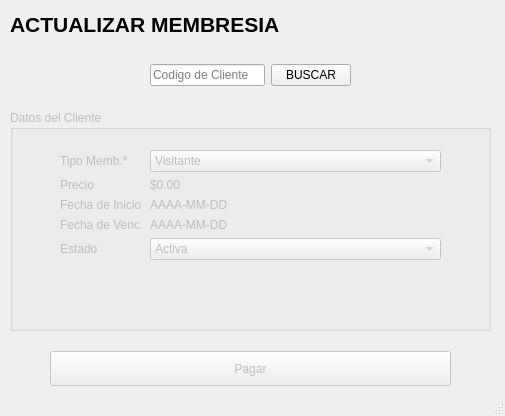
<?xml version="1.0" encoding="UTF-8"?>
<ui version="4.0">
 <class>MainWindow</class>
 <widget class="QMainWindow" name="MainWindow">
  <property name="geometry">
   <rect>
    <x>0</x>
    <y>0</y>
    <width>505</width>
    <height>416</height>
   </rect>
  </property>
  <property name="windowTitle">
   <string>ACTUALIZAR MEMBRESIA DE CLIENTE</string>
  </property>
  <widget class="QWidget" name="centralwidget">
   <widget class="QLabel" name="lblTitulo">
    <property name="geometry">
     <rect>
      <x>10</x>
      <y>10</y>
      <width>482</width>
      <height>28</height>
     </rect>
    </property>
    <property name="font">
     <font>
      <pointsize>16</pointsize>
      <bold>true</bold>
     </font>
    </property>
    <property name="text">
     <string>ACTUALIZAR MEMBRESIA</string>
    </property>
   </widget>
   <widget class="QWidget" name="horizontalLayoutWidget">
    <property name="geometry">
     <rect>
      <x>150</x>
      <y>60</y>
      <width>201</width>
      <height>31</height>
     </rect>
    </property>
    <layout class="QHBoxLayout" name="horizontalLayout">
     <item>
      <widget class="QLineEdit" name="le_codigoCliente">
       <property name="placeholderText">
        <string>Codigo de Cliente</string>
       </property>
      </widget>
     </item>
     <item>
      <widget class="QPushButton" name="pb_pagar">
       <property name="text">
        <string>BUSCAR</string>
       </property>
      </widget>
     </item>
    </layout>
   </widget>
   <widget class="QGroupBox" name="groupBox">
    <property name="enabled">
     <bool>false</bool>
    </property>
    <property name="geometry">
     <rect>
      <x>10</x>
      <y>110</y>
      <width>481</width>
      <height>221</height>
     </rect>
    </property>
    <property name="title">
     <string>Datos del Cliente</string>
    </property>
    <widget class="QWidget" name="formLayoutWidget">
     <property name="geometry">
      <rect>
       <x>50</x>
       <y>40</y>
       <width>381</width>
       <height>161</height>
      </rect>
     </property>
     <layout class="QFormLayout" name="formLayout">
      <item row="1" column="0">
       <widget class="QLabel" name="lblApellidoPA">
        <property name="text">
         <string>Precio</string>
        </property>
       </widget>
      </item>
      <item row="2" column="0">
       <widget class="QLabel" name="lblApellidoMA">
        <property name="text">
         <string>Fecha de Inicio</string>
        </property>
       </widget>
      </item>
      <item row="3" column="0">
       <widget class="QLabel" name="label_3">
        <property name="text">
         <string>Fecha de Venc.</string>
        </property>
       </widget>
      </item>
      <item row="4" column="0">
       <widget class="QLabel" name="label_4">
        <property name="text">
         <string>Estado</string>
        </property>
       </widget>
      </item>
      <item row="0" column="0">
       <widget class="QLabel" name="label_2">
        <property name="text">
         <string>Tipo Memb.* </string>
        </property>
       </widget>
      </item>
      <item row="0" column="1">
       <widget class="QComboBox" name="cb_tipoMemb">
        <item>
         <property name="text">
          <string>Visitante</string>
         </property>
        </item>
        <item>
         <property name="text">
          <string>Semanal</string>
         </property>
        </item>
        <item>
         <property name="text">
          <string>Mensual</string>
         </property>
        </item>
        <item>
         <property name="text">
          <string>Anual</string>
         </property>
        </item>
       </widget>
      </item>
      <item row="1" column="1">
       <widget class="QLabel" name="lb_precioValue">
        <property name="text">
         <string>$0.00</string>
        </property>
       </widget>
      </item>
      <item row="2" column="1">
       <widget class="QLabel" name="lb_fechaInicioValue">
        <property name="text">
         <string>AAAA-MM-DD</string>
        </property>
       </widget>
      </item>
      <item row="3" column="1">
       <widget class="QLabel" name="lb_fechaVencValue">
        <property name="text">
         <string>AAAA-MM-DD</string>
        </property>
       </widget>
      </item>
      <item row="4" column="1">
       <widget class="QComboBox" name="cb_estadoMemb">
        <item>
         <property name="text">
          <string>Activa</string>
         </property>
        </item>
        <item>
         <property name="text">
          <string>Inactiva</string>
         </property>
        </item>
        <item>
         <property name="text">
          <string>Expirada</string>
         </property>
        </item>
        <item>
         <property name="text">
          <string>Pausada</string>
         </property>
        </item>
       </widget>
      </item>
     </layout>
    </widget>
   </widget>
   <widget class="QWidget" name="layoutWidget">
    <property name="geometry">
     <rect>
      <x>10</x>
      <y>350</y>
      <width>481</width>
      <height>37</height>
     </rect>
    </property>
    <layout class="QHBoxLayout" name="horizontalLayout_2">
     <item>
      <spacer name="horizontalSpacer_2">
       <property name="sizeHint" stdset="0">
        <size>
         <width>40</width>
         <height>20</height>
        </size>
       </property>
      </spacer>
     </item>
     <item>
      <widget class="QPushButton" name="btn_pagar">
       <property name="enabled">
        <bool>false</bool>
       </property>
       <property name="minimumSize">
        <size>
         <width>150</width>
         <height>35</height>
        </size>
       </property>
       <property name="text">
        <string>Pagar</string>
       </property>
      </widget>
     </item>
     <item>
      <spacer name="horizontalSpacer_3">
       <property name="sizeHint" stdset="0">
        <size>
         <width>40</width>
         <height>20</height>
        </size>
       </property>
      </spacer>
     </item>
    </layout>
   </widget>
  </widget>
  <widget class="QStatusBar" name="statusbar"/>
 </widget>
 <resources/>
 <connections/>
</ui>
